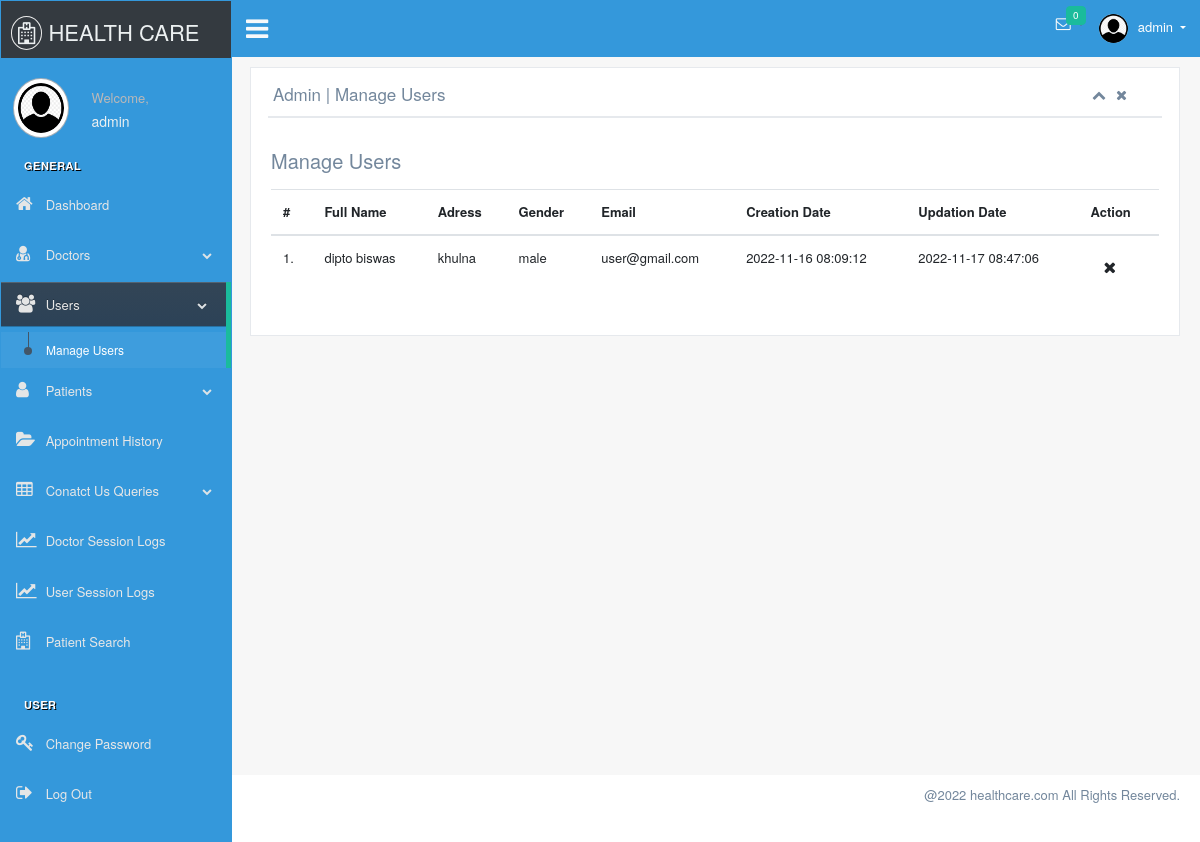
The page /admin/manage-users.php (signed in) on the database its author committed.
### tables this page shows
CREATE TABLE `users` (
  `id` int(11) NOT NULL,
  `fullName` varchar(255) DEFAULT NULL,
  `address` longtext DEFAULT NULL,
  `city` varchar(255) DEFAULT NULL,
  `gender` varchar(2) NOT NULL,
  `age` int(11) NOT NULL,
  `phn` int(11) NOT NULL,
  `email` varchar(255) DEFAULT NULL,
  `password` varchar(255) DEFAULT NULL,
  `pp` varchar(80) NOT NULL DEFAULT 'user.png',
  `regDate` timestamp NULL DEFAULT current_timestamp(),
  `updationDate` timestamp NULL DEFAULT NULL ON UPDATE current_timestamp()
);

### admin/manage-users.php (the view, shortened to what this page needs)
<!DOCTYPE html>
<html lang="en">
<head>
	<?php include 'include/head.php'; ?>
</head>
<body class="nav-md">
	<?php include('include/header.php'); ?>
	<div class="row">
		<div class="col-md-12">
			<h5 class="over-title margin-bottom-15">Manage <span class="text-bold">Users</span></h5>
			<table class="table table-hover" id="sample-table-1">
				<thead>
					<tr>
						<th class="center">#</th>
						<th>Full Name</th>
						<th class="hidden-xs">Adress</th>
						<th>Gender </th>
						<th>Email </th>
						<th>Creation Date </th>
						<th>Updation Date </th>
						<th>Action</th>
					</tr>
				</thead>
				<tbody>
					<?php
					$sql = mysqli_query($con, "select * from users");
					$cnt = 1;
					while ($row = mysqli_fetch_array($sql)) {
					?>
						<tr>
							<td class="center"><?php echo $cnt; ?>.</td>
							<td class="hidden-xs"><?php echo $row['fullName']; ?></td>
							<td><?php echo $row['address']; ?></td>
							<td><?php if ($row['gender'] == "m") {
									echo "male";
								} elseif ($row['gender'] == 'f') {
									echo "Femail";
								} else {
									echo "Other";
								} ?></td>
							<td><?php echo $row['email']; ?></td>
							<td><?php echo $row['regDate']; ?></td>
							<td><?php echo $row['updationDate']; ?>
							</td>
							<td>
								<div class="visible-md visible-lg hidden-sm hidden-xs">
									<a href="manage-users.php?id=<?php echo $row['id'] ?>&del=delete" onClick="return confirm('Are you sure you want to delete?')" class="btn btn-transparent btn-xs tooltips" tooltip-placement="top" tooltip="Remove"><i class="fa fa-times fa fa-white"></i></a>
								</div>
							</td>
						</tr>
					<?php
						$cnt = $cnt + 1;
					} ?>
				</tbody>
			</table>
		</div>
	</div>
	<?php include('include/footer.php'); ?>
</body>

### rows shown on the page
users: fullName "dipto biswas", address "khulna", gender "male", email "user@gmail.com", regDate "2022-11-16 08:09:12", updationDate "2022-11-17 08:47:06"

### other values the page prints
$_SESSION['login'] "admin"
$genoti "0"
$page_title "Admin | Manage Users"
